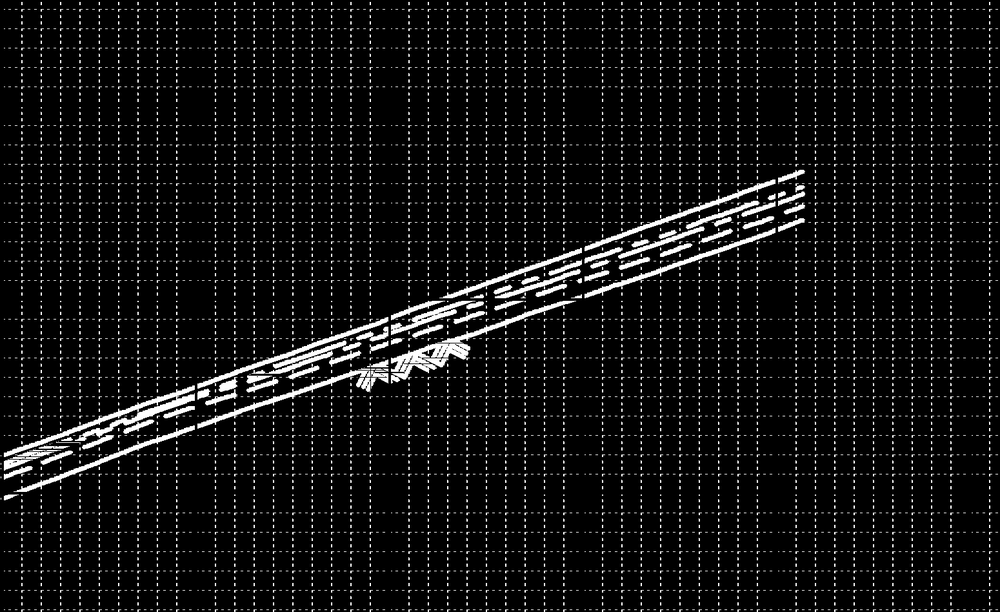
#> input picture poc/pdf_profile_extraction/output/page_4_profile_region.png, 1000 x 612 px, shrunk from 1550 x 948 before the run
$ python confirm_fema_boxes.py
#> lines starting #> are read from the running program, lines starting #| are printed output that depends on the picture; after the words box and inside, x2 and y2 are one past the last pixel; in counts of white or black regions, pixels touching at a corner belong together
import cv2
from pathlib import Path

base = Path(__file__).parent

input_path = base / "output" / "page_4_profile_region.png"
output_path = base / "output" / "page_4_fema_boxes.png"

image = cv2.imread(str(input_path))
#> image is the input picture: shape (612, 1000, 3); min 0, max 255, mean 17.5

if image is None:
    raise FileNotFoundError(f"Could not load {input_path}")

height, width = image.shape[:2]
#> height = 612; width = 1000

overlay = image.copy()

# ------------------------------------------------------------
# FEMA 135P GRID
#
# Previous detection:
# fine grid ≈ 30 px
#
# The FEMA major engineering box contains 10 fine divisions.
#
# Therefore:
#
# 300 px = 500 station feet
# 300 px = 10 elevation feet
# ------------------------------------------------------------

MAJOR_X = 300
MAJOR_Y = 300

# The detected repeating grid phase was approximately:
X_PHASE = 2
Y_PHASE = 13

# ------------------------------------------------------------
# Draw FEMA major vertical boxes
# ------------------------------------------------------------

x = X_PHASE

while x < width:

    cv2.line(
        overlay,
        (x, 0),
        (x, height - 1),
        (0, 0, 255),
        3
    )

    cv2.putText(
        overlay,
        f"x={x}",
        (x + 5, 30),
        cv2.FONT_HERSHEY_SIMPLEX,
        0.55,
        (0, 0, 255),
        2,
        cv2.LINE_AA
    )

    x += MAJOR_X
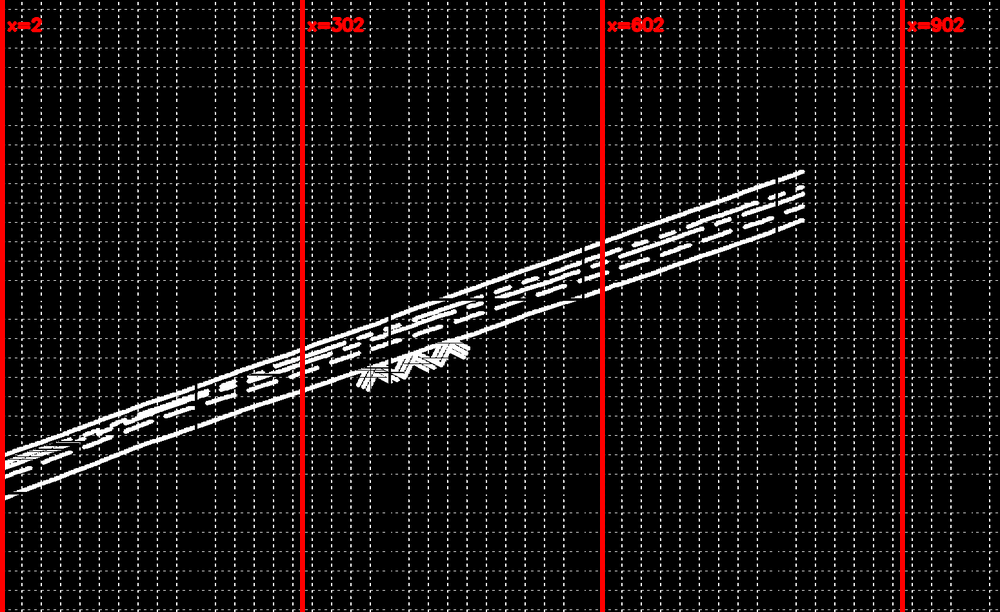
#> overlay: shape (612, 1000, 3); 2.42% of pixels changed, all inside (x1, y1, x2, y2) = (0, 0, 965, 612)
#> after the loop, x = 1202


# ------------------------------------------------------------
# Draw FEMA major horizontal boxes
# ------------------------------------------------------------

y = Y_PHASE

while y < height:

    cv2.line(
        overlay,
        (0, y),
        (width - 1, y),
        (0, 255, 0),
        3
    )

    cv2.putText(
        overlay,
        f"y={y}",
        (8, max(25, y - 8)),
        cv2.FONT_HERSHEY_SIMPLEX,
        0.55,
        (0, 255, 0),
        2,
        cv2.LINE_AA
    )

    y += MAJOR_Y
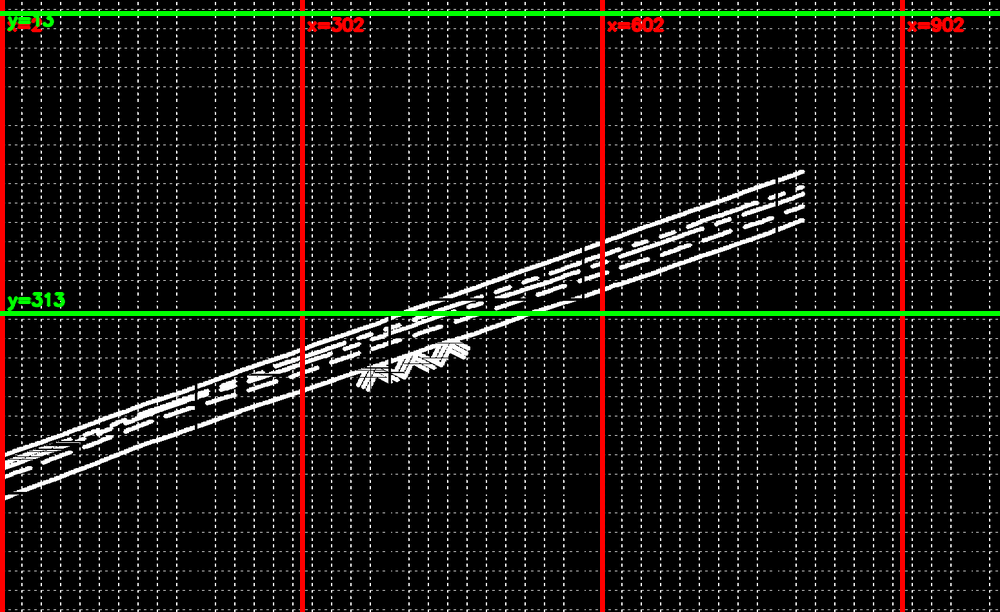
#> overlay: shape (612, 1000, 3); 1.81% of pixels changed, all inside (x1, y1, x2, y2) = (0, 11, 1000, 316)
#> after the loop, y = 613


cv2.imwrite(str(output_path), overlay)

print(f"Image size: {width} x {height}")
#| Image size: 1000 x 612
print()

print("FEMA major vertical grid:")
print([
    x for x in range(X_PHASE, width, MAJOR_X)
])
#| [2, 302, 602, 902]

print()

print("FEMA major horizontal grid:")
print([
    y for y in range(Y_PHASE, height, MAJOR_Y)
])
#| [13, 313]

print()

print("Engineering scale:")
print(f"  Station:   {500 / MAJOR_X:.6f} ft/pixel")
print(f"  Elevation: {10 / MAJOR_Y:.6f} ft/pixel")

print()
print(f"Saved:")
print(output_path)
